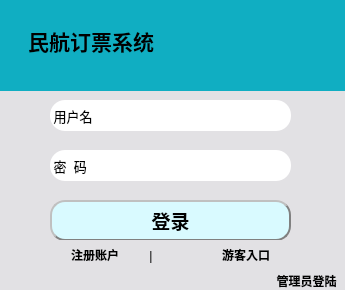
<?xml version="1.0" encoding="UTF-8"?>
<ui version="4.0">
 <class>Widget</class>
 <widget class="QWidget" name="Widget">
  <property name="geometry">
   <rect>
    <x>0</x>
    <y>0</y>
    <width>345</width>
    <height>290</height>
   </rect>
  </property>
  <property name="windowTitle">
   <string>Widget</string>
  </property>
  <property name="styleSheet">
   <string notr="true">background-color: rgb(226, 225, 228);</string>
  </property>
  <widget class="QLabel" name="label">
   <property name="geometry">
    <rect>
     <x>50</x>
     <y>100</y>
     <width>71</width>
     <height>31</height>
    </rect>
   </property>
   <property name="font">
    <font>
     <pointsize>10</pointsize>
    </font>
   </property>
   <property name="styleSheet">
    <string notr="true">background-color: rgb(255, 255, 255);
border-top-left-radius:15px;
border-bottom-left-radius:15px</string>
   </property>
   <property name="text">
    <string> 用户名</string>
   </property>
  </widget>
  <widget class="QLabel" name="label_2">
   <property name="geometry">
    <rect>
     <x>50</x>
     <y>150</y>
     <width>71</width>
     <height>31</height>
    </rect>
   </property>
   <property name="font">
    <font>
     <pointsize>10</pointsize>
    </font>
   </property>
   <property name="styleSheet">
    <string notr="true">background-color: rgb(255, 255, 255);
border-top-left-radius:15px;
border-bottom-left-radius:15px</string>
   </property>
   <property name="text">
    <string> 密  码</string>
   </property>
  </widget>
  <widget class="QLineEdit" name="lineEdit">
   <property name="geometry">
    <rect>
     <x>120</x>
     <y>100</y>
     <width>171</width>
     <height>31</height>
    </rect>
   </property>
   <property name="font">
    <font>
     <pointsize>11</pointsize>
    </font>
   </property>
   <property name="styleSheet">
    <string notr="true">border-top-right-radius:15px;
background-color: rgb(255, 255, 255);
border-bottom-right-radius:15px;</string>
   </property>
   <property name="text">
    <string/>
   </property>
  </widget>
  <widget class="QPushButton" name="pushButton">
   <property name="geometry">
    <rect>
     <x>50</x>
     <y>200</y>
     <width>241</width>
     <height>41</height>
    </rect>
   </property>
   <property name="font">
    <font>
     <pointsize>14</pointsize>
     <weight>75</weight>
     <bold>true</bold>
    </font>
   </property>
   <property name="styleSheet">
    <string notr="true">#pushButton:!hover
{
border-radius:15px;
background-color: rgb(217, 250, 255);
border:2px groove gray;
padding:2px 4px;
border-style:outset;
}
#pushButton:hover
{
border-radius:15px;
background-color:rgb(55, 155, 255);
border:2px groove gray;
padding:2px 4px;
border-style:outset;
}</string>
   </property>
   <property name="text">
    <string>登录</string>
   </property>
  </widget>
  <widget class="QLabel" name="label_4">
   <property name="geometry">
    <rect>
     <x>-10</x>
     <y>-10</y>
     <width>361</width>
     <height>101</height>
    </rect>
   </property>
   <property name="font">
    <font>
     <family>宋体</family>
     <pointsize>16</pointsize>
     <weight>75</weight>
     <bold>true</bold>
    </font>
   </property>
   <property name="styleSheet">
    <string notr="true">background-color: rgb(16, 174, 194);</string>
   </property>
   <property name="text">
    <string>       民航订票系统</string>
   </property>
  </widget>
  <widget class="QWidget" name="layoutWidget">
   <property name="geometry">
    <rect>
     <x>60</x>
     <y>240</y>
     <width>221</width>
     <height>31</height>
    </rect>
   </property>
   <layout class="QHBoxLayout" name="horizontalLayout">
    <item>
     <widget class="QPushButton" name="pushButton_2">
      <property name="font">
       <font>
        <weight>75</weight>
        <bold>true</bold>
       </font>
      </property>
      <property name="styleSheet">
       <string notr="true">#pushButton_2:!hover
{
border-style:none;
}
#pushButton_2:hover
{
border-style:none;
color:rgb(56, 132, 255);
}</string>
      </property>
      <property name="text">
       <string>注册账户</string>
      </property>
     </widget>
    </item>
    <item>
     <widget class="QLabel" name="label_3">
      <property name="text">
       <string>    |</string>
      </property>
     </widget>
    </item>
    <item>
     <widget class="QPushButton" name="pushButton_4">
      <property name="font">
       <font>
        <weight>75</weight>
        <bold>true</bold>
       </font>
      </property>
      <property name="styleSheet">
       <string notr="true">#pushButton_4:!hover
{
border-style:none;
}
#pushButton_4:hover
{
border-style:none;
color:rgb(56, 132, 255);
}</string>
      </property>
      <property name="text">
       <string>游客入口</string>
      </property>
     </widget>
    </item>
   </layout>
  </widget>
  <widget class="QPushButton" name="pushButton_5">
   <property name="geometry">
    <rect>
     <x>260</x>
     <y>270</y>
     <width>93</width>
     <height>21</height>
    </rect>
   </property>
   <property name="font">
    <font>
     <weight>75</weight>
     <bold>true</bold>
    </font>
   </property>
   <property name="styleSheet">
    <string notr="true">#pushButton_5:!hover
{
border-style:none;
}
#pushButton_5:hover
{
border-style:none;
color:rgb(56, 132, 255);
}</string>
   </property>
   <property name="text">
    <string>管理员登陆</string>
   </property>
  </widget>
  <widget class="QLineEdit" name="lineEdit_2">
   <property name="geometry">
    <rect>
     <x>120</x>
     <y>150</y>
     <width>171</width>
     <height>31</height>
    </rect>
   </property>
   <property name="font">
    <font>
     <pointsize>11</pointsize>
    </font>
   </property>
   <property name="styleSheet">
    <string notr="true">border-top-right-radius:15px;
background-color: rgb(255, 255, 255);
border-bottom-right-radius:15px;</string>
   </property>
   <property name="text">
    <string/>
   </property>
   <property name="echoMode">
    <enum>QLineEdit::Password</enum>
   </property>
  </widget>
 </widget>
 <resources/>
 <connections/>
</ui>
